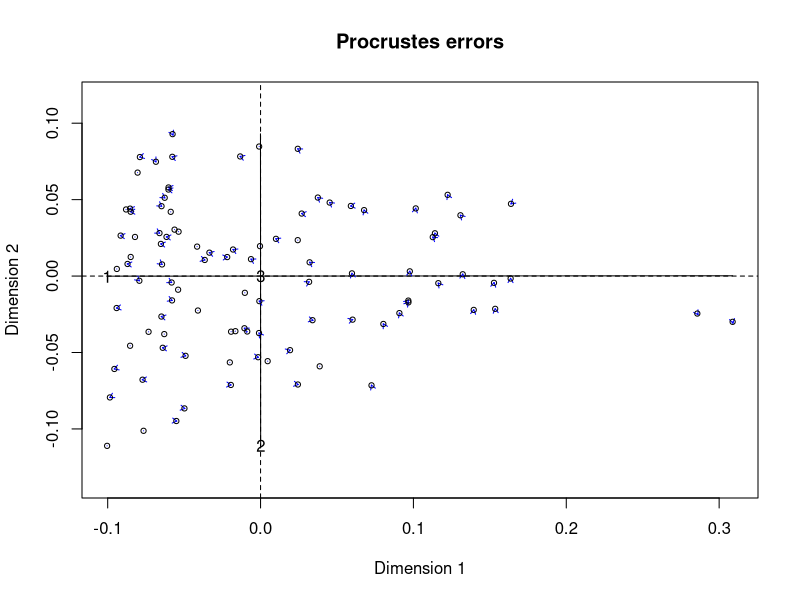
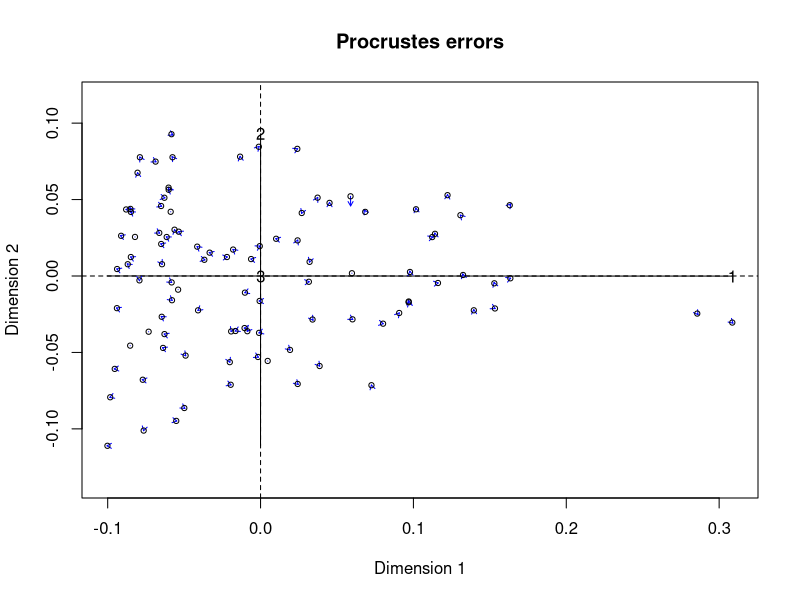
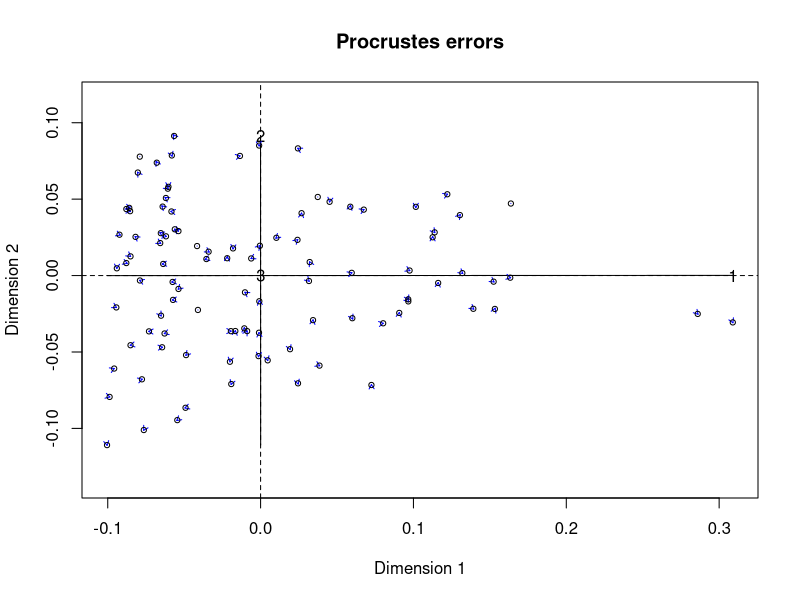
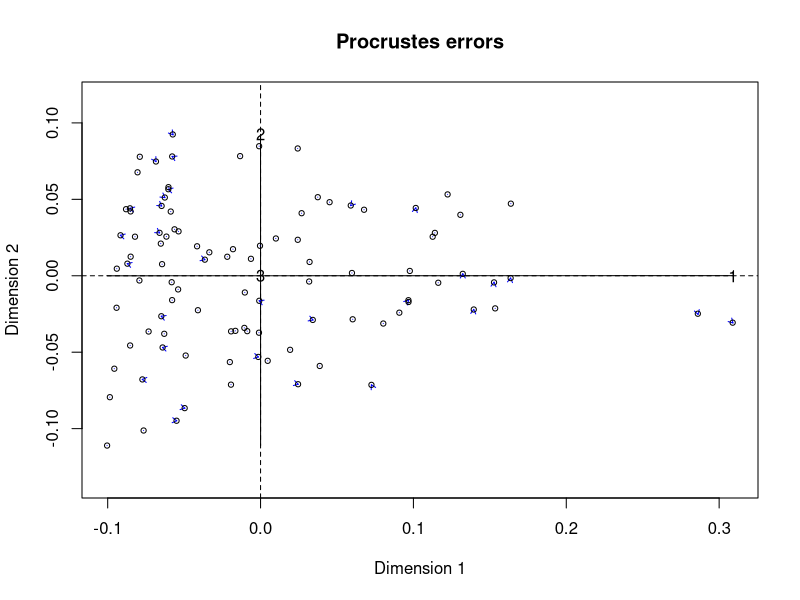
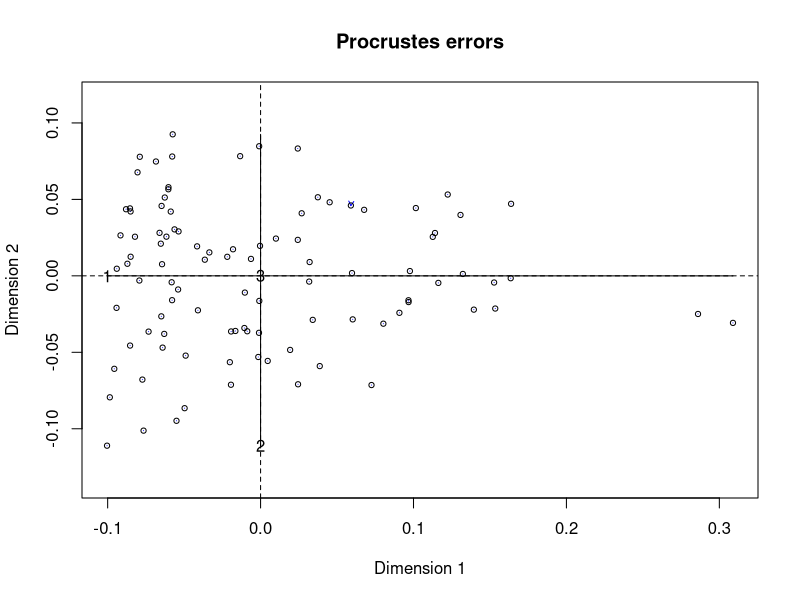
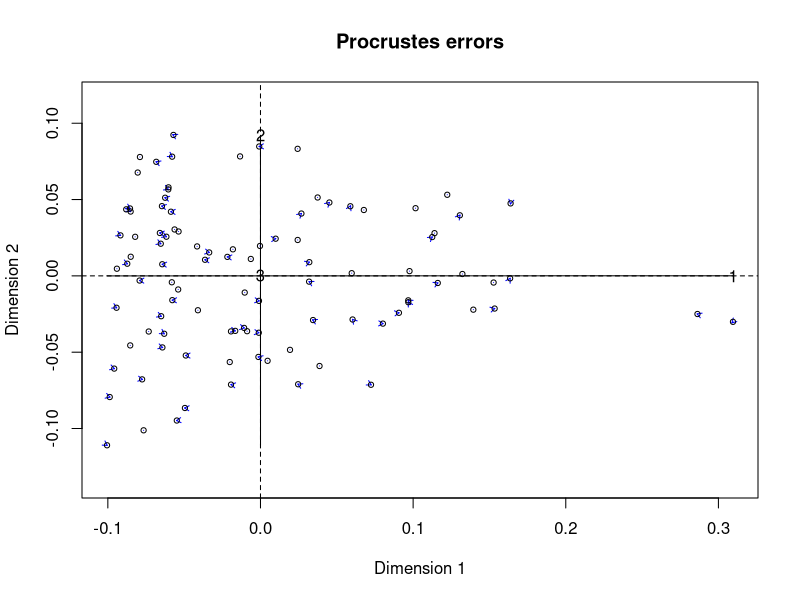
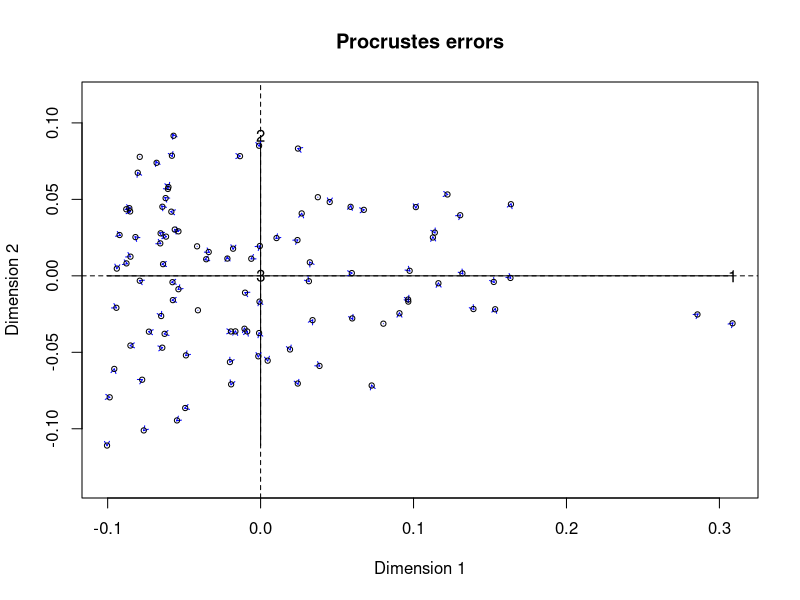
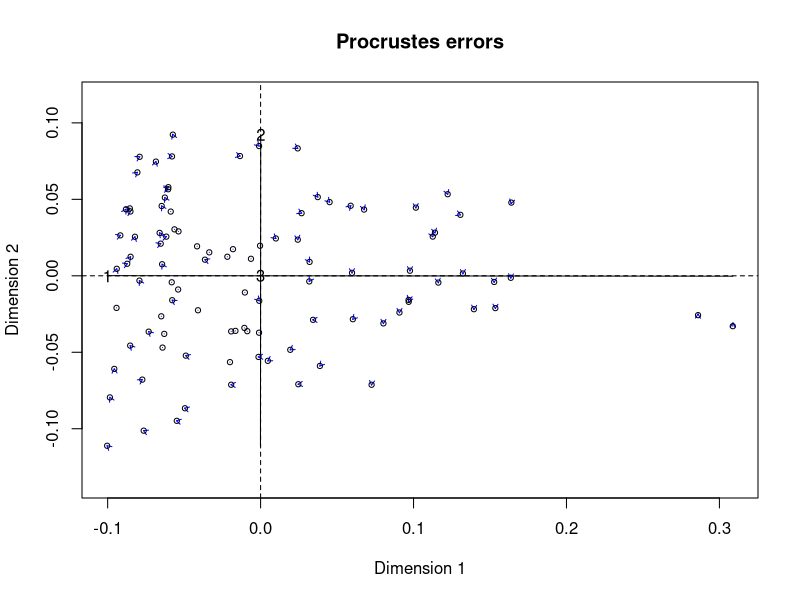

Reproduce these figures in R, in order. (Note: this script raises an error after producing the figures.)
setwd("/GitHub/Imperial-Molyneaux/COVID-BAL-OralRinse/")
#setwd("~/Documents/GitHub/Imperial-Molyneaux/COVID-BAL-OralRinse/Filtered data/")

library("dplyr")
library("vegan")
library("ggplot2")
library("tidyverse")

data <- read.csv("Phylum-normalised-metadata.csv") %>%
  filter(!Status == "control") #remove controls

abund_table <- data %>%
  select(5:ncol(data)) # Only select the reads
rownames(abund_table) <- data$index

meta_table <- data %>%
  select(index:Status)

meta_table$Sample.type <- as.factor(meta_table$Sample.type)
meta_table$Status <- as.factor(meta_table$Status)
#===============================================================================================================
# Create bv.step function to use later
# Code sourced from: userweb.eng.gla.ac.uk/umer.ijaz/bioinformatics/ecological.html

# This R script is an extension of vegan library's bioenv()
# function and uses the bio.env() and bio.step() of
#	http://menugget.blogspot.co.uk/2011/06/clarke-and-ainsworths-bioenv-and-bvstep.html
#	The original author suggested these functions to overcome
#	the inflexibility of the bioenv() function which uses
#	a similarity matrix based on normalized "euclidean" distance.
# The new functions are given below and implement the following algorithms:
# Clarke, K. R & Ainsworth, M. 1993. A method of linking multivariate community structure to environmental variables. Marine Ecology Progress Series, 92, 205-219.
# Clarke, K. R., Gorley, R. N., 2001. PRIMER v5: User Manual/Tutorial. PRIMER-E, Plymouth, UK.
# Clarke, K. R., Warwick, R. M., 2001. Changes in Marine Communities: An Approach to Statistical Analysis and Interpretation, 2nd edition. PRIMER-E Ltd, Plymouth, UK.
# Clarke, K. R., Warwick, R. M., 1998. Quantifying structural redundancy in ecological communities. Oecologia, 113:278-289.

# Create bv.step function.
bv.step <- function(fix.mat, var.mat,
                    fix.dist.method="gower", var.dist.method="euclidean", correlation.method="spearman",
                    scale.fix=FALSE, scale.var=TRUE,
                    max.rho=0.95,
                    min.delta.rho=0.001,
                    random.selection=TRUE,
                    prop.selected.var=0.2,
                    num.restarts=10,
                    var.always.include=NULL,
                    var.exclude=NULL,
                    output.best=10
){
  
  if(dim(fix.mat)[1] != dim(var.mat)[1]){stop("fixed and variable matrices must have the same number of rows")}
  if(sum(var.always.include %in% var.exclude) > 0){stop("var.always.include and var.exclude share a variable")}
  require(vegan)
  
  if(scale.fix){fix.mat<-scale(fix.mat)}else{fix.mat<-fix.mat}
  if(scale.var){var.mat<-scale(var.mat)}else{var.mat<-var.mat}
  
  fix.dist <- vegdist(as.matrix(fix.mat), method=fix.dist.method)
  
  #an initial removal phase
  var.dist.full <- vegdist(as.matrix(var.mat), method=var.dist.method)
  full.cor <- suppressWarnings(cor.test(fix.dist, var.dist.full, method=correlation.method))$estimate
  var.comb <- combn(1:ncol(var.mat), ncol(var.mat)-1)
  RES <- data.frame(var.excl=rep(NA,ncol(var.comb)), n.var=ncol(var.mat)-1, rho=NA)
  for(i in 1:dim(var.comb)[2]){
    var.dist <- vegdist(as.matrix(var.mat[,var.comb[,i]]), method=var.dist.method)
    temp <- suppressWarnings(cor.test(fix.dist, var.dist, method=correlation.method))
    RES$var.excl[i] <- c(1:ncol(var.mat))[-var.comb[,i]]
    RES$rho[i] <- temp$estimate
  }
  delta.rho <- RES$rho - full.cor
  exclude <- sort(unique(c(RES$var.excl[which(abs(delta.rho) < min.delta.rho)], var.exclude)))
  
  if(random.selection){
    num.restarts=num.restarts
    prop.selected.var=prop.selected.var
    prob<-rep(1,ncol(var.mat))
    if(prop.selected.var< 1){
      prob[exclude]<-0
    }
    n.selected.var <- min(sum(prob),prop.selected.var*dim(var.mat)[2])
  } else {
    num.restarts=1
    prop.selected.var=1
    prob<-rep(1,ncol(var.mat))
    n.selected.var <- min(sum(prob),prop.selected.var*dim(var.mat)[2])
  }
  
  RES_TOT <- c()
  for(i in 1:num.restarts){
    step=1
    RES <- data.frame(step=step, step.dir="F", var.incl=NA, n.var=0, rho=0)
    attr(RES$step.dir, "levels") <- c("F","B")
    best.comb <- which.max(RES$rho)
    best.rho <- RES$rho[best.comb]
    delta.rho <- Inf
    selected.var <- sort(unique(c(sample(1:dim(var.mat)[2], n.selected.var, prob=prob), var.always.include)))
    while(best.rho < max.rho & delta.rho > min.delta.rho & RES$n.var[best.comb] < length(selected.var)){
      #forward step
      step.dir="F"
      step=step+1
      var.comb <- combn(selected.var, RES$n.var[best.comb]+1, simplify=FALSE)
      if(RES$n.var[best.comb] == 0){
        var.comb.incl<-1:length(var.comb)
      } else {
        var.keep <- as.numeric(unlist(strsplit(RES$var.incl[best.comb], ",")))
        temp <- NA*1:length(var.comb)
        for(j in 1:length(temp)){
          temp[j] <- all(var.keep %in% var.comb[[j]])
        }
        var.comb.incl <- which(temp==1)
      }
      
      RES.f <- data.frame(step=rep(step, length(var.comb.incl)), step.dir=step.dir, var.incl=NA, n.var=RES$n.var[best.comb]+1, rho=NA)
      for(f in 1:length(var.comb.incl)){
        var.incl <- var.comb[[var.comb.incl[f]]]
        var.incl <- var.incl[order(var.incl)]
        var.dist <- vegdist(as.matrix(var.mat[,var.incl]), method=var.dist.method)
        temp <- suppressWarnings(cor.test(fix.dist, var.dist, method=correlation.method))
        RES.f$var.incl[f] <- paste(var.incl, collapse=",")
        RES.f$rho[f] <- temp$estimate
      }
      
      last.F <- max(which(RES$step.dir=="F"))
      RES <- rbind(RES, RES.f[which.max(RES.f$rho),])
      best.comb <- which.max(RES$rho)
      delta.rho <- RES$rho[best.comb] - best.rho
      best.rho <- RES$rho[best.comb]
      
      if(best.comb == step){
        while(best.comb == step & RES$n.var[best.comb] > 1){
          #backward step
          step.dir="B"
          step <- step+1
          var.keep <- as.numeric(unlist(strsplit(RES$var.incl[best.comb], ",")))
          var.comb <- combn(var.keep, RES$n.var[best.comb]-1, simplify=FALSE)
          RES.b <- data.frame(step=rep(step, length(var.comb)), step.dir=step.dir, var.incl=NA, n.var=RES$n.var[best.comb]-1, rho=NA)
          for(b in 1:length(var.comb)){
            var.incl <- var.comb[[b]]
            var.incl <- var.incl[order(var.incl)]
            var.dist <- vegdist(as.matrix(var.mat[,var.incl]), method=var.dist.method)
            temp <- suppressWarnings(cor.test(fix.dist, var.dist, method=correlation.method))
            RES.b$var.incl[b] <- paste(var.incl, collapse=",")
            RES.b$rho[b] <- temp$estimate
          }
          RES <- rbind(RES, RES.b[which.max(RES.b$rho),])
          best.comb <- which.max(RES$rho)
          best.rho<- RES$rho[best.comb]
        }
      } else {
        break()
      }
      
    }
    
    RES_TOT <- rbind(RES_TOT, RES[2:dim(RES)[1],])
    print(paste(round((i/num.restarts)*100,3), "% finished"))
  }
  
  RES_TOT <- unique(RES_TOT[,3:5])
  
  
  if(dim(RES_TOT)[1] > output.best){
    order.by.best <- RES_TOT[order(RES_TOT$rho, decreasing=TRUE)[1:output.best],]
  } else {
    order.by.best <-  RES_TOT[order(RES_TOT$rho, decreasing=TRUE), ]
  }
  rownames(order.by.best)<-NULL
  
  order.by.i.comb <- c()
  for(i in 1:length(selected.var)){
    f1 <- which(RES_TOT$n.var==i)
    f2 <- which.max(RES_TOT$rho[f1])
    order.by.i.comb <- rbind(order.by.i.comb, RES_TOT[f1[f2],])
  }
  rownames(order.by.i.comb)<-NULL
  
  if(length(exclude)<1){var.exclude=NULL} else {var.exclude=exclude}
  out <- list(
    order.by.best=order.by.best,
    order.by.i.comb=order.by.i.comb,
    best.model.vars=paste(colnames(var.mat)[as.numeric(unlist(strsplit(order.by.best$var.incl[1], ",")))], collapse=","),
    best.model.rho=order.by.best$rho[1],
    var.always.include=var.always.include,
    var.exclude=var.exclude
  )
  out
  
}
#===============================================================================================================

# Define parameter commands (other options are available for each one).
# Bray (Bray-Curtis) is the most commonly used one and in usually best to use.
# You can change these without changing the command in the functions.
cmethod<-"pearson" # Correlation method to use: pearson, spearman, kendall
fmethod<-"bray" # Fixed distance method: euclidean, manhattan, gower, altGower, canberra, bray, kulczynski, morisita,horn, binomial, and cao
vmethod<-"bray" # Variable distance method: euclidean, manhattan, gower, altGower, canberra, bray, kulczynski, morisita,horn, binomial, and cao
nmethod<-"bray" # NMDS distance method:  euclidean, manhattan, gower, altGower, canberra, bray, kulczynski, morisita,horn, binomial, and cao

# Create the command to find the top 10 genus driving the separation of samples.
res.bv.step.biobio <- bv.step(wisconsin(abund_table),
                              wisconsin(abund_table),
                              fix.dist.method=fmethod,
                              var.dist.method=vmethod,
                              correlation.method=cmethod,
                              scale.fix=FALSE,
                              scale.var=FALSE,
                              max.rho=0.95,
                              min.delta.rho=0.001,
                              random.selection=TRUE,
                              prop.selected.var=0.3,
                              num.restarts=10,
                              output.best=10,
                              var.always.include=NULL)

res.bv.step.biobio
# WARNINGS: These refer to empty rows and can be ignored.
# Sub-samplING the community matrix in bv.step to only include a subset of genus
# means there will be cases when the "abund_table" will have empty rows,
# especially when we are selecting only 10 genus.


# Find the 10 best subset of genus driving the separation of samples
taxaNames<-colnames(abund_table)
bestTaxaFit <-""
for(i in (1:length(res.bv.step.biobio$order.by.best$var.incl)))
{
  bestTaxaFit[i] <- paste(paste(taxaNames[as.numeric(unlist(strsplit(res.bv.step.biobio$order.by.best$var.incl[i],
                                                                     split = ",")))],
                                collapse = ' + '),
                          " = ",
                          res.bv.step.biobio$order.by.best$rho[i],
                          sep = "")
}

# Select the column (genus) names of the top ten genus
bestTaxaFit <- data.frame(bestTaxaFit)
colnames(bestTaxaFit) <- "Best combination of taxa with similarity score"
bestTaxaFit
# Generate the NMDS plot
MDS_res = metaMDS(abund_table,
                  distance = nmethod,
                  k = 3, # Set the number of dimensions
                  smin = 0.0001, # 0.0001 is the default
                  sfgrmin = 0.0000001, # 0.0000001 is the default
                  sratmax = 0.99999, # 0.99999 is the default
                  try = 200, # Minimum number of random starts
                  maxit = 300, # Maximum number of random starts
                  trymax = 300, # Number of attempts at calculating the NMDS plot to find the best one
                  plot = TRUE, # TRUE shows the plots developing as the code is running.
                  engine = "monoMDS")
MDS_res


# Test the significance of the taxa in the NMDS plot
bio.keep <- as.numeric(unlist(strsplit(res.bv.step.biobio$order.by.best$var.incl[1], ",")))
bio.fit <- envfit(MDS_res, abund_table[,bio.keep,drop=F], perm = 999)
bio.fit

# Get the vectors for bio.fit
# Limit the taxa shown to only those with significant p-values.
# This can be useful to avoid overcrowding the NMDS plot with overlapping names.
# Extract the data for the arrows.
vectors <- as.list(bio.fit$vectors)
vectors
# r2 is the degree to which the taxa explain differences in the NMDS plot.
# Scale the length of the arrows by the r2.
arrows <- as.data.frame(vectors$arrows*sqrt(vectors$r))
arrows
# Extract the p-values for the arrows.
pvals <- as.data.frame(vectors$pvals)
pvals
# Create a dataframe with the arrows and p-values
significant_arrows <- cbind(arrows, pvals)
significant_arrows
# Subset the dataframe to only those with p<0.01
significant_taxa <- subset(significant_arrows, pvals < 0.05)
significant_taxa


# Test the significance of the metadata variables in the NMDS plot
en = envfit(MDS_res, meta_table, permutations = 9999, na.rm = TRUE)
en

# Test the nMDS plot and factors using base R.
plot(MDS_res)
plot(en)

# Extract the continuous numeric metadata variables that explain NMDS plot variance.
# this doesn't exist in this particular data set
# It can be FVC if lung function is included. 
B <- as.list(en$vectors)
# Create a dataframe with the arrows and p-values
B_pvals <- as.data.frame(B$pvals)
B_arrows <- as.data.frame(B$arrows * sqrt(B$r))
B_sig_arrows <- cbind(B_arrows, B_pvals)
# Subset the dataframe to only those with p<0.01
en_coord_cont_sig <- subset(B_sig_arrows, B$pvals < 0.05) # this will be patient ID
# Use en_coord_cont_sig to annotate the ggplot.
en_coord_cont_sig

# Extract the categorical factor metadata variables that explain NMDS plot variance.
en_factor <- as.list(en$factors)
en_factor
# Create a dataframe with the centroids (the center point of each factor level) and p-values.
en_factor_pvals <- as.data.frame(en_factor$pvals)
en_factor_pvals <- rownames_to_column(en_factor_pvals, "group")
en_factor_var_id <- as.data.frame(en_factor$var.id)
en_factor_centroids <- as.data.frame(en_factor$centroids)
en_factor_centroids <- rownames_to_column(en_factor_centroids, "centroid")
bind <- cbind(en_factor_var_id, en_factor_centroids)
names(bind)[names(bind) == 'en_factor$var.id'] <- 'group'
merged <- merge(bind, en_factor_pvals, by = "group")
names(merged)[names(merged) == 'en_factor$pvals'] <- 'pvals'
merged
# Limit metadata factors shown to only those with significant p-values
# This is to avoid overcrowding the NMDS plot with overlapping names
# Subset the dataframe to only those with p < 0.05
en_coord_cat_sig <- subset(merged, merged$pvals < 0.05) 
en_coord_cat_sig <- en_coord_cat_sig[,2:4]
en_coord_cat_sig <- rownames_to_column(en_coord_cat_sig, "none")
en_coord_cat_sig <- column_to_rownames(en_coord_cat_sig, "centroid")
en_coord_cat_sig <- en_coord_cat_sig[,-1]
# Use en_coord_cat_sig to annotate the ggplot.
en_coord_cat_sig


# Prepare the dataframe to make the ggplot.
# Extract the coordinates to draw the NMDS plot.
dataframe <- scores(MDS_res, display=c("sites"))
dataframe

# Convert into a dataframe.
dataframe <- data.frame(dataframe)

# Add Treatment group information to the dataframe.
dataframe <- cbind(dataframe, meta_table)
# Set the levels of the metadata factor that is used to color the plot.
# This will set the order groups will appear in the legend and when assigning colors and symbols.
dataframe$Sample.type <- factor(dataframe$Sample.type,
                                levels = c("BAL",
                                           "Oral"
                                ))
head(dataframe)


#Create the ggplot
p <- ggplot(data = dataframe,
            aes(x = NMDS1,
                y = NMDS2)) +
  # Set the metadata to be used to change the colour and shape of the plot symbols.
  geom_point(aes(colour = Sample.type,
                 shape = Sample.type)) +
  # Set the color of the symbols used for each group.
  scale_colour_manual(name = "Sample-type",
                      labels = c("BAL",
                                 "Oral"),
                      values = c("red1",
                                 "steelblue3")) +
  # Set the shape of the symbols used for each group.
  scale_shape_manual(name = "Sample-type",
                     labels = c("BAL",
                                "Oral"),
                     # Define the shapes of the symbols used in the plot (each number is a different R symbol).
                     values = c(22, 24)) +
  # Defining the x axis limits helps stop taxa names being cut off.
  scale_x_continuous(limits = c(-1.4, 1.1)) +
  # Set the plot title.
  labs(title = "16S microbiota data from Oral rinse vs. BAL",
       subtitle = "At Phylum level, relative proportions of ASVs") +
  theme(# Define the plot title.
    plot.title = element_text(size=10),
    plot.subtitle = element_text(size=8),
    # Define the plot margin size.
    plot.margin = margin(t = 4, r = 4, b = 4, l = 4),
    # Define the legend position.
    legend.position = "right",
    # Define the x axis legend spacing.
    legend.spacing.x = unit(.1, 'cm'),
    # Define the y axis legend spacing.
    legend.spacing.y = unit(.1, 'cm'),
    # Format the legend title.
    legend.title = element_text(size=8),
    # Format the size of the legend text.
    legend.text = element_text(size=8),
    # Remove the grey background.
    legend.background = element_blank(),
    # Remove rectangle around the legend
    legend.box.background = element_blank(),
    # Remove the box from the legend.
    legend.key = element_blank(),
    # Remove the grey plot background.
    panel.background = element_blank(),
    # Remove the plot border.
    panel.border = element_blank(),
    # Remove the major plot grid lines.
    panel.grid.major = element_blank(),
    # Remove the minor plot grid lines.
    panel.grid.minor = element_blank(),
    # Format x axis title.
    axis.title.x = element_text(size=8, colour = "black"),
    # Format x axis labels.
    axis.text.x = element_text(size=8, colour = "black"),
    # Format the y axis title text size.
    axis.title.y = element_text(size=8, colour = "black"),
    # Format the axis label text size.
    axis.text.y = element_text(size=8, colour = "black"),
    # Format x and y axis ticks.
    axis.ticks = element_line(size = 0.35, colour = "black"),
    # Format x and y axis lines.
    axis.line = element_line(size = 0.35, colour = "black"),
    # Define the plot aspect ratio.
    aspect.ratio = 1) +
  
  # Add the taxa arrows to the ggplot.
  geom_segment(data = significant_taxa,
               aes(x = 0,
                   y = 0,
                   xend = NMDS1,
                   yend = NMDS2),
               # Format the size of the arrow head.
               arrow = arrow(length = unit(0.2, "cm")),
               # Format the color of the arrows.
               color = "black",
               # Format the thickness of the arrows.
               alpha = .8) +
  
  # Add the taxa names to the ggplot.
  geom_text(data = as.data.frame(significant_taxa * 1.3), # "significant_taxa*1.5" moves the names 1.5 x the length of the arrow.
            aes(NMDS1,
                NMDS2,
                label = rownames(significant_taxa)),
            # Format genus font.
            fontface = "italic",
            # Format genus names.
            color = "black",
            # Format the size of the genus names.
            size = 3) +
  
  # Add the continuous metadata variable arrows to the ggplot.
#  geom_segment(data = as.data.frame(en_coord_cont_sig),
#               aes(x = 0, y = 0, xend = NMDS1, yend = NMDS2),
               # Format the size of the arrow head.
#               arrow = arrow(length = unit(0.2, "cm")),
               # Format the color of the arrows.
#               colour = "purple",
               # Format the thickness of the arrows.
#               alpha = 0.8) +
  
  # Add the continuous metadata names to the ggplot.
#  geom_text(data = en_coord_cont_sig * 1.7, # Make the name labels 1.6 x away from the length of the arrows.
#            aes(x = NMDS1, y = NMDS2),
#            label = row.names(en_coord_cont_sig),
            # Format the color of the variable names.
#            colour = "purple",
            # Format the font of the variable names.
#            fontface = "bold",
            # Format the size of the variable names.
#            size = 3) +
  
  # Add the categorical metadata variable points to the ggplot.
  geom_point(data = en_coord_cat_sig,
             aes(x = NMDS1, y = NMDS2),
             # Format the shape of the symbol.
             shape = "diamond",
             # Format the color of the symbol.
             colour = "purple",
             # Format the size of the symbol.
             size = 5) +
  
  # Add the categorical metadata variable names to the ggplot.
  geom_text(data = en_coord_cat_sig,
            aes(x = NMDS1, y = NMDS2 + 0.05), # Add +0.08 to move the names above the diamonds.
            label = row.names(en_coord_cat_sig),
            # Format the color of the variable names.
            colour = "purple",
            # Format the font of the variable names.
            fontface = "bold",
            # Format the size of the variable names.
            size = 3,)

# Print the plot within R.
p



# This will print into the current working directory file.
# Set the saved pdf file name and define the size of the plot (height and width are in inches).
pdf("Filtered data/16S data, oral vs. BAL at Phylum, relative ASVs.pdf", width = 6, height = 6)

# print(p) saves the figure as a pdf file.
print(p)
dev.off()
